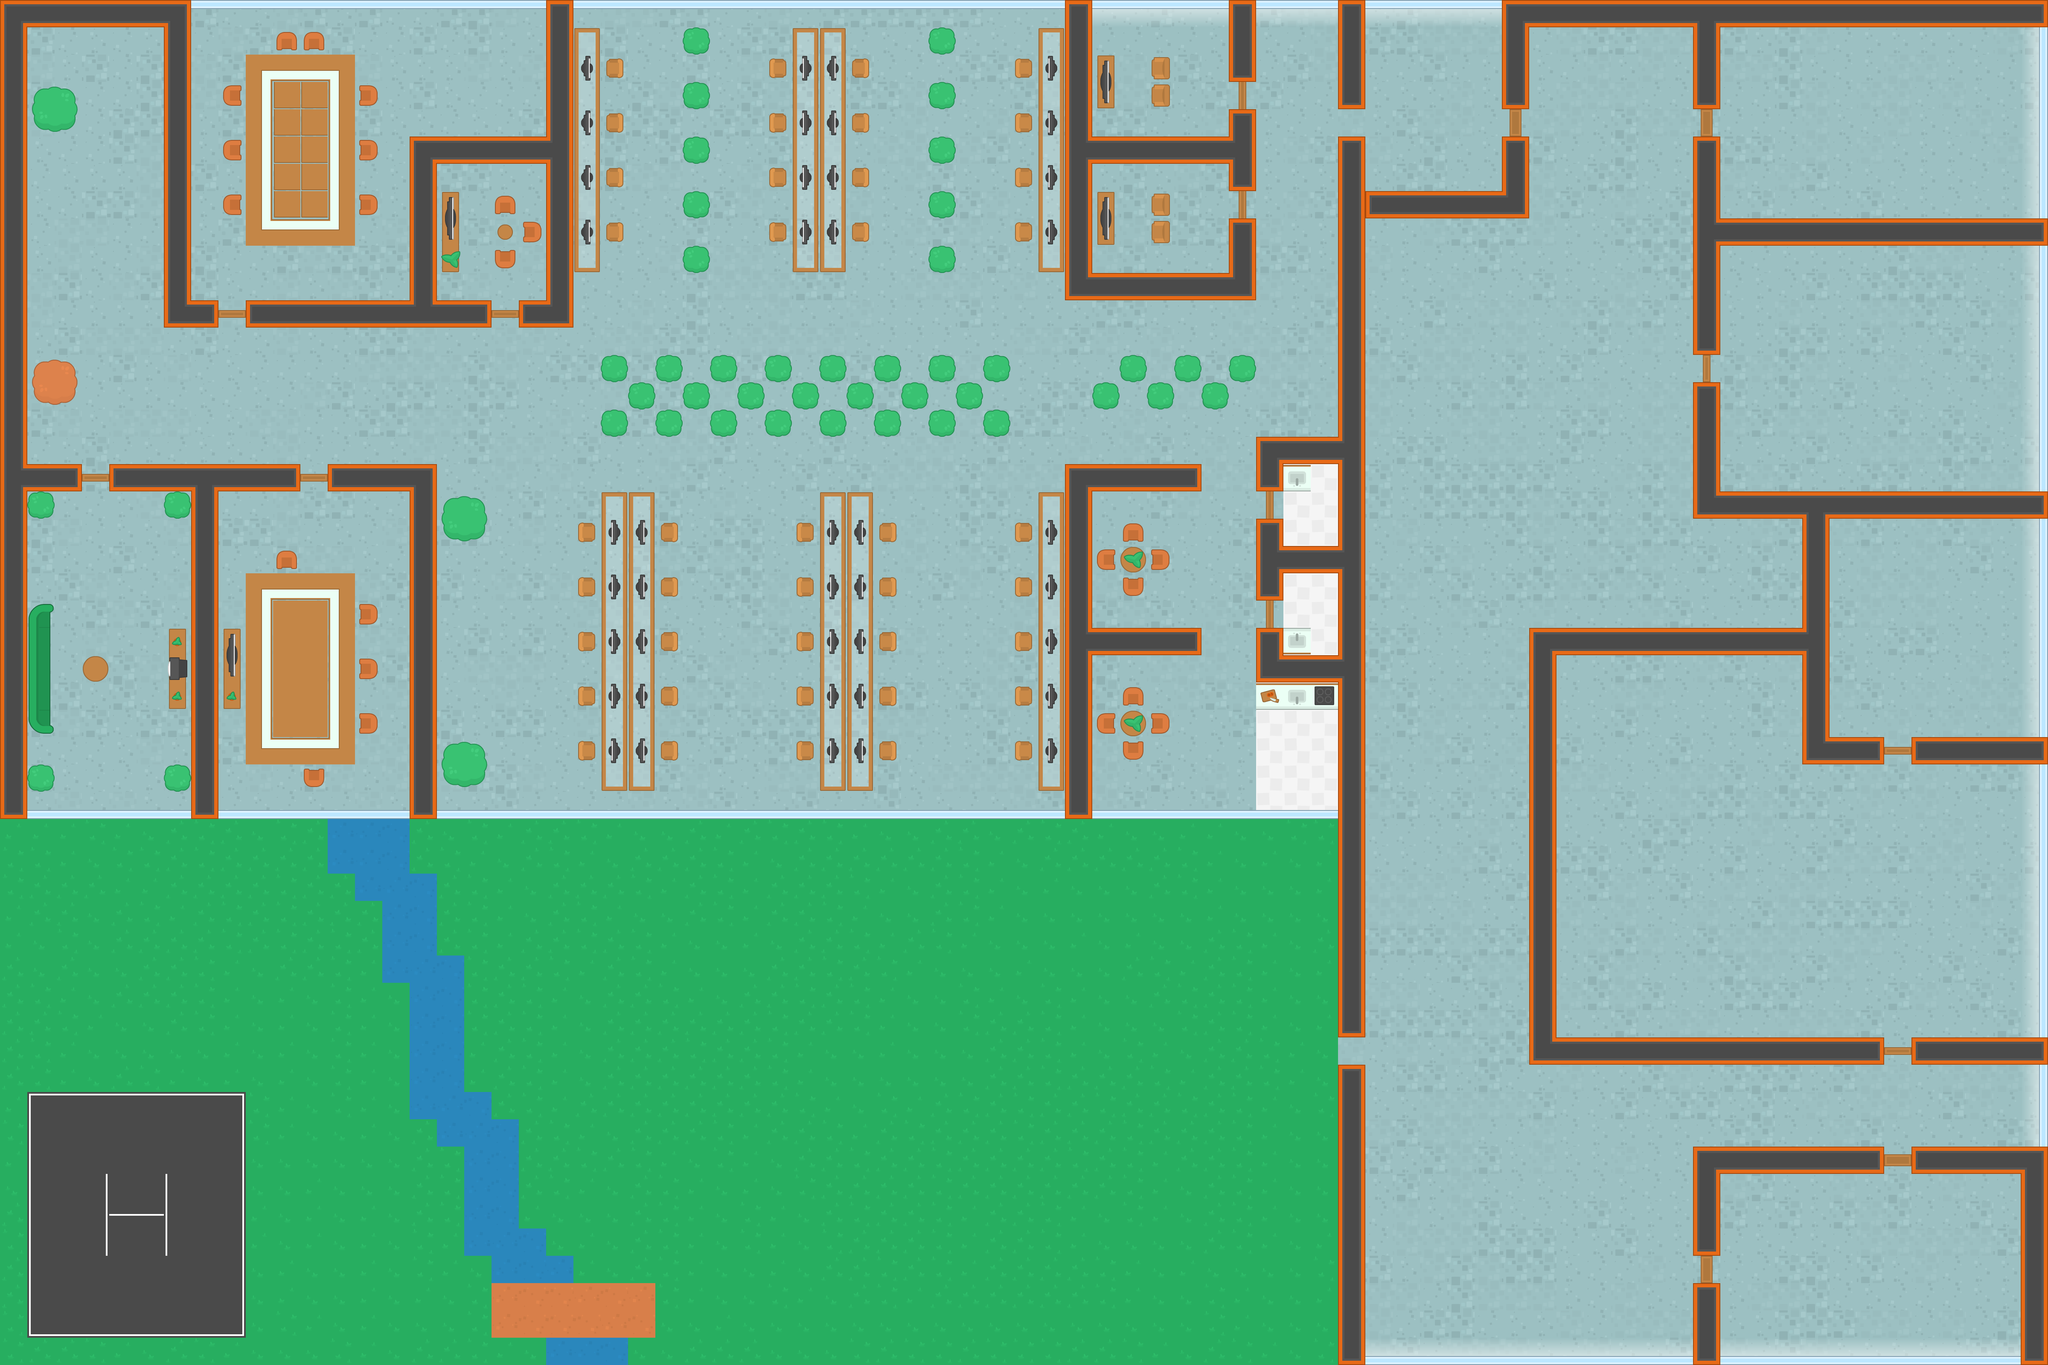

Tiled map render using the project's own tile images. Description and the map definition, with tile-layer contents summarised, below:
An orthogonal 75x50 tile map with 64x64 px tiles, 4 tile layers (Ground, Walls, Furniture, Objects) and 332 objects (209x wall, 47x zombie, 21x hostage, 20x bullets_machine, 14x health, ...).

<map version="1.5" tiledversion="1.7.1" orientation="orthogonal" renderorder="right-down" width="75" height="50" tilewidth="64" tileheight="64" infinite="0" nextlayerid="6" nextobjectid="486">
 <tileset firstgid="1" source="spritesheet_tiles.tsx" />
 <layer id="3" name="Ground" width="75" height="50">
  <data>[3750 cells, 3750 non-empty, 23 distinct tile ids]</data>
 </layer>
 <layer id="1" name="Walls" width="75" height="50">
  <data>[3750 cells, 547 non-empty, 24 distinct tile ids]</data>
 </layer>
 <layer id="2" name="Furniture" width="75" height="50">
  <data>[3750 cells, 243 non-empty, 20 distinct tile ids]</data>
 </layer>
 <layer id="4" name="Objects" width="75" height="50">
  <data>[3750 cells, 126 non-empty, 20 distinct tile ids]</data>
 </layer>
 <objectgroup id="5" name="Obstacles">
  <object id="4" name="wall" x="0" y="0" width="448" height="64" />
  <object id="6" name="wall" x="384" y="64" width="64" height="704" />
  <object id="8" name="wall" x="0" y="64" width="64" height="1840" />
  <object id="10" name="wall" x="64" y="1088" width="128" height="64" />
  <object id="12" name="wall" x="256" y="1088" width="448" height="64" />
  <object id="13" name="wall" x="448" y="1152" width="64" height="752" />
  <object id="14" name="wall" x="1280" y="16" width="64" height="752" />
  <object id="15" name="wall" x="960" y="320" width="320" height="64" />
  <object id="16" name="wall" x="960" y="384" width="64" height="320" />
  <object id="17" name="wall" x="1216" y="704" width="64" height="64" />
  <object id="18" name="wall" x="576" y="704" width="576" height="64" />
  <object id="19" name="wall" x="448" y="704" width="64" height="64" />
  <object id="20" name="wall" x="64" y="1088" width="128" height="64" />
  <object id="23" name="wall" x="2496" y="16" width="64" height="688" />
  <object id="24" name="wall" x="2560" y="320" width="320" height="64" />
  <object id="25" name="wall" x="2560" y="640" width="320" height="64" />
  <object id="26" name="wall" x="2880" y="512" width="64" height="192" />
  <object id="27" name="wall" x="2880" y="256" width="64" height="192" />
  <object id="28" name="wall" x="2880" y="16" width="64" height="176" />
  <object id="29" name="wall" x="3136" y="16" width="64" height="240" />
  <object id="30" name="wall" x="3136" y="320" width="64" height="2112" />
  <object id="31" name="wall" x="3008" y="1536" width="128" height="64" />
  <object id="32" name="wall" x="2944" y="1472" width="64" height="128" />
  <object id="33" name="wall" x="2944" y="1216" width="64" height="192" />
  <object id="34" name="wall" x="3008" y="1280" width="128" height="64" />
  <object id="35" name="wall" x="2944" y="1024" width="192" height="64" />
  <object id="36" name="wall" x="2944" y="1088" width="64" height="64" />
  <object id="37" name="wall" x="2496" y="1088" width="320" height="64" />
  <object id="38" name="wall" x="2496" y="1152" width="64" height="752" />
  <object id="39" name="wall" x="2560" y="1472" width="256" height="64" />
  <object id="40" name="wall" x="768" y="1088" width="192" height="64" />
  <object id="41" name="wall" x="960" y="1088" width="64" height="816" />
  <object id="42" name="wall" x="96" y="224" width="64" height="64" />
  <object id="43" name="wall" x="96" y="864" width="64" height="64" />
  <object id="44" name="wall" x="64" y="1152" width="64" height="64" />
  <object id="45" name="wall" x="384" y="1152" width="64" height="64" />
  <object id="46" name="wall" x="64" y="1424" width="48" height="288" />
  <object id="47" name="wall" x="192" y="1536" width="64" height="64" />
  <object id="48" name="wall" x="400" y="1472" width="32" height="192" />
  <object id="49" name="wall" x="528" y="1472" width="32" height="192" />
  <object id="50" name="wall" x="576" y="1344" width="256" height="448" />
  <object id="51" name="wall" x="720" y="1808" width="32" height="32" />
  <object id="52" name="wall" x="848" y="1680" width="32" height="32" />
  <object id="54" name="wall" x="848" y="1552" width="32" height="32" />
  <object id="55" name="wall" x="848" y="1424" width="32" height="32" />
  <object id="56" name="wall" x="656" y="1296" width="32" height="32" />
  <object id="57" name="wall" x="576" y="128" width="256" height="448" />
  <object id="58" name="wall" x="528" y="208" width="32" height="32" />
  <object id="59" name="wall" x="656" y="80" width="32" height="32" />
  <object id="60" name="wall" x="704" y="80" width="48" height="32" />
  <object id="61" name="wall" x="848" y="208" width="32" height="32" />
  <object id="62" name="wall" x="848" y="336" width="32" height="32" />
  <object id="63" name="wall" x="528" y="336" width="32" height="32" />
  <object id="64" name="wall" x="528" y="464" width="32" height="32" />
  <object id="65" name="wall" x="848" y="464" width="32" height="32" />
  <object id="66" name="wall" x="1040" y="448" width="32" height="192" />
  <object id="67" name="wall" x="1168" y="464" width="32" height="32" />
  <object id="68" name="wall" x="1168" y="528" width="32" height="32" />
  <object id="69" name="wall" x="1232" y="528" width="32" height="32" />
  <object id="70" name="wall" x="1168" y="592" width="32" height="32" />
  <object id="71" name="wall" x="1344" y="64" width="64" height="576" />
  <object id="72" name="wall" x="1424" y="528" width="32" height="32" />
  <object id="73" name="wall" x="1424" y="400" width="32" height="32" />
  <object id="74" name="wall" x="1424" y="272" width="32" height="32" />
  <object id="75" name="wall" x="1424" y="144" width="32" height="32" />
  <object id="76" name="wall" x="1056" y="1184" width="64" height="64" />
  <object id="77" name="wall" x="1056" y="1760" width="64" height="64" />
  <object id="78" name="wall" x="1360" y="1744" width="32" height="32" />
  <object id="79" name="wall" x="1360" y="1616" width="32" height="32" />
  <object id="80" name="wall" x="1360" y="1488" width="32" height="32" />
  <object id="81" name="wall" x="1360" y="1360" width="32" height="32" />
  <object id="82" name="wall" x="1360" y="1232" width="32" height="32" />
  <object id="83" name="wall" x="1408" y="1152" width="128" height="704" />
  <object id="84" name="wall" x="1552" y="1744" width="32" height="32" />
  <object id="85" name="wall" x="1552" y="1616" width="32" height="32" />
  <object id="86" name="wall" x="1552" y="1488" width="32" height="32" />
  <object id="87" name="wall" x="1552" y="1360" width="32" height="32" />
  <object id="88" name="wall" x="1552" y="1232" width="32" height="32" />
  <object id="89" name="wall" x="1872" y="1232" width="32" height="32" />
  <object id="90" name="wall" x="1872" y="1360" width="32" height="32" />
  <object id="91" name="wall" x="1872" y="1488" width="32" height="32" />
  <object id="92" name="wall" x="1872" y="1616" width="32" height="32" />
  <object id="93" name="wall" x="1872" y="1744" width="32" height="32" />
  <object id="94" name="wall" x="2064" y="1744" width="32" height="32" />
  <object id="95" name="wall" x="2064" y="1616" width="32" height="32" />
  <object id="96" name="wall" x="2064" y="1488" width="32" height="32" />
  <object id="97" name="wall" x="2064" y="1360" width="32" height="32" />
  <object id="98" name="wall" x="2064" y="1232" width="32" height="32" />
  <object id="99" name="wall" x="1920" y="1152" width="128" height="704" />
  <object id="100" name="wall" x="2432" y="1152" width="64" height="704" />
  <object id="101" name="wall" x="2384" y="1232" width="32" height="32" />
  <object id="102" name="wall" x="2384" y="1360" width="32" height="32" />
  <object id="103" name="wall" x="2384" y="1488" width="32" height="32" />
  <object id="104" name="wall" x="2384" y="1616" width="32" height="32" />
  <object id="105" name="wall" x="2384" y="1744" width="32" height="32" />
  <object id="106" name="wall" x="2576" y="1680" width="32" height="32" />
  </objectgroup>
</map>
<!-- 236 of 332 objects omitted -->
